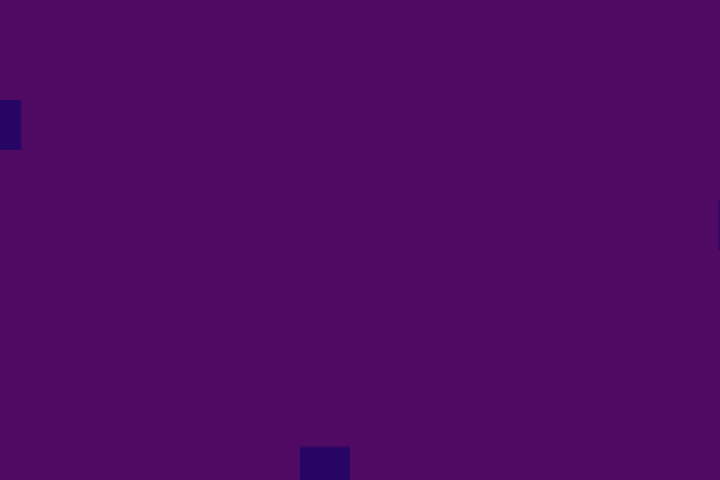
Frame 1 (no input)
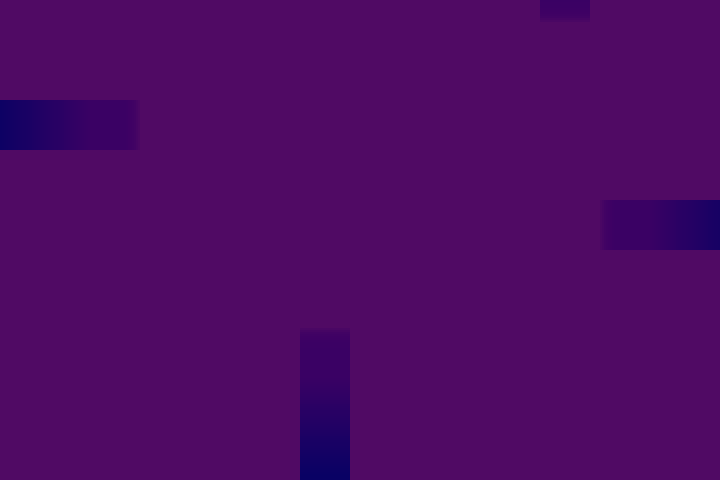
Frame 60 (the mouse pressed at the canvas centre just before this capture)
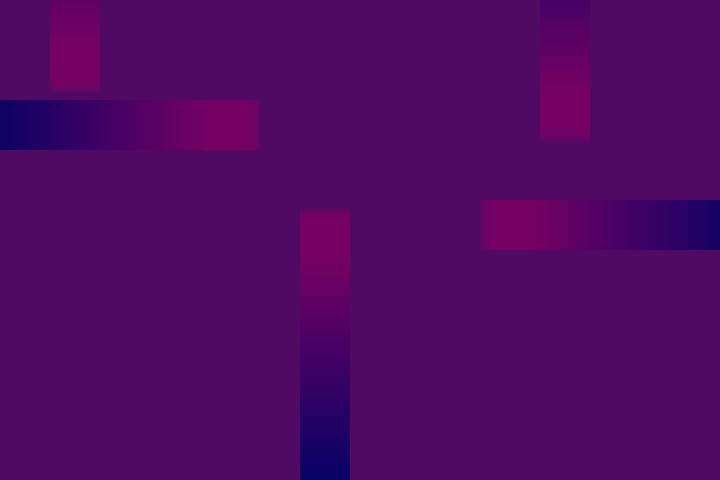
Frame 120 (the mouse held since frame 60 and released just before this capture)

The Processing sketch that drew these frames (run headless with seeded random() and noise(); from frame 60 on, the mouse is pressed at the canvas centre):

// Processing sketch: path20
// ── path20.pde
int speed = 0;
int col = 0;
int counter =0;
int revers = 0;
float rectSize = 50;

void setup()
{
  size(720, 480);
  background(80,10,100);
  speed = 0;
  col = 0;
  counter =0;
  revers = 0;
  rectSize = 50;
  
    doShit();
  
// for( int i = 0; i < width; i++){
// stroke(map(i,0,width,130,30),30,170-map(i,0,width,0,50));
// line(i,0,i,height); }
 

}

void mousePressed(){
  frameCount=-1;
}

void draw() 
{
  doShit();

}
void doShit() {
  fill(col,0,100,80);
  noStroke();
  rect(-30 + speed,100, rectSize,rectSize);
  speed = speed + 2;
  col = col + 1;
  
  rect(720 + revers, 200, rectSize,rectSize);
  revers = revers -2;
  
  rect(50 , -200 + speed, rectSize,rectSize);
  rect(540 , -150 + speed, rectSize,rectSize);
  
  rect(300 , 450 + revers, rectSize,rectSize);
  
  rectSize = rectSize +0;
 
 }
 
